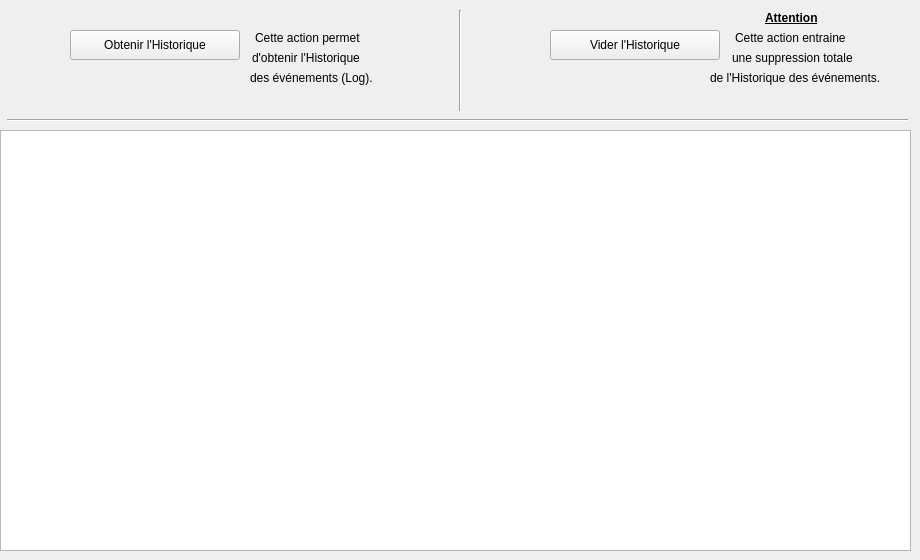
    <widget class="QWidget" name="tab_6">
     <attribute name="title">
      <string>Historique des événements</string>
     </attribute>
     <widget class="QPushButton" name="btAffLog">
      <property name="geometry">
       <rect>
        <x>70</x>
        <y>30</y>
        <width>170</width>
        <height>30</height>
       </rect>
      </property>
      <property name="text">
       <string>Obtenir l'Historique</string>
      </property>
     </widget>
     <widget class="QPushButton" name="btSuppLog">
      <property name="geometry">
       <rect>
        <x>550</x>
        <y>30</y>
        <width>170</width>
        <height>30</height>
       </rect>
      </property>
      <property name="text">
       <string>Vider l'Historique</string>
      </property>
     </widget>
     <widget class="QLabel" name="label">
      <property name="geometry">
       <rect>
        <x>735</x>
        <y>30</y>
        <width>141</width>
        <height>16</height>
       </rect>
      </property>
      <property name="text">
       <string>Cette action entraine</string>
      </property>
      <property name="textFormat">
       <enum>Qt::AutoText</enum>
      </property>
     </widget>
     <widget class="QLabel" name="label_2">
      <property name="geometry">
       <rect>
        <x>732</x>
        <y>50</y>
        <width>141</width>
        <height>16</height>
       </rect>
      </property>
      <property name="text">
       <string>une suppression totale</string>
      </property>
      <property name="textFormat">
       <enum>Qt::AutoText</enum>
      </property>
     </widget>
     <widget class="QLabel" name="label_3">
      <property name="geometry">
       <rect>
        <x>710</x>
        <y>70</y>
        <width>201</width>
        <height>16</height>
       </rect>
      </property>
      <property name="text">
       <string>de l'Historique des événements.</string>
      </property>
     </widget>
     <widget class="QLabel" name="label_4">
      <property name="geometry">
       <rect>
        <x>765</x>
        <y>10</y>
        <width>71</width>
        <height>16</height>
       </rect>
      </property>
      <property name="font">
       <font>
        <weight>75</weight>
        <bold>true</bold>
        <underline>true</underline>
       </font>
      </property>
      <property name="text">
       <string>Attention</string>
      </property>
     </widget>
     <widget class="QTextEdit" name="txtLog">
      <property name="geometry">
       <rect>
        <x>0</x>
        <y>130</y>
        <width>911</width>
        <height>421</height>
       </rect>
      </property>
     </widget>
     <widget class="QLabel" name="label_5">
      <property name="geometry">
       <rect>
        <x>255</x>
        <y>30</y>
        <width>121</width>
        <height>16</height>
       </rect>
      </property>
      <property name="text">
       <string>Cette action permet</string>
      </property>
      <property name="textFormat">
       <enum>Qt::AutoText</enum>
      </property>
     </widget>
     <widget class="QLabel" name="label_6">
      <property name="geometry">
       <rect>
        <x>252</x>
        <y>50</y>
        <width>141</width>
        <height>16</height>
       </rect>
      </property>
      <property name="text">
       <string>d'obtenir l'Historique</string>
      </property>
      <property name="textFormat">
       <enum>Qt::AutoText</enum>
      </property>
     </widget>
     <widget class="QLabel" name="label_7">
      <property name="geometry">
       <rect>
        <x>250</x>
        <y>70</y>
        <width>141</width>
        <height>16</height>
       </rect>
      </property>
      <property name="text">
       <string>des événements (Log).</string>
      </property>
     </widget>
     <widget class="QLabel" name="label_35">
      <property name="geometry">
       <rect>
        <x>480</x>
        <y>10</y>
        <width>51</width>
        <height>61</height>
       </rect>
      </property>
      <property name="text">
       <string/>
      </property>
      <property name="pixmap">
       <pixmap>ressources/poubelle.png</pixmap>
      </property>
     </widget>
     <widget class="QLabel" name="label_36">
      <property name="geometry">
       <rect>
        <x>10</x>
        <y>10</y>
        <width>51</width>
        <height>61</height>
       </rect>
      </property>
      <property name="text">
       <string/>
      </property>
      <property name="pixmap">
       <pixmap>ressources/historique.png</pixmap>
      </property>
     </widget>
     <widget class="Line" name="line">
      <property name="geometry">
       <rect>
        <x>450</x>
        <y>10</y>
        <width>20</width>
        <height>101</height>
       </rect>
      </property>
      <property name="orientation">
       <enum>Qt::Vertical</enum>
      </property>
     </widget>
     <widget class="Line" name="line_2">
      <property name="geometry">
       <rect>
        <x>7</x>
        <y>110</y>
        <width>901</width>
        <height>20</height>
       </rect>
      </property>
      <property name="orientation">
       <enum>Qt::Horizontal</enum>
      </property>
     </widget>
     <zorder>label_35</zorder>
     <zorder>btAffLog</zorder>
     <zorder>btSuppLog</zorder>
     <zorder>label</zorder>
     <zorder>label_2</zorder>
     <zorder>label_3</zorder>
     <zorder>label_4</zorder>
     <zorder>txtLog</zorder>
     <zorder>label_5</zorder>
     <zorder>label_6</zorder>
     <zorder>label_7</zorder>
     <zorder>label_36</zorder>
     <zorder>line</zorder>
     <zorder>line_2</zorder>
    </widget>
